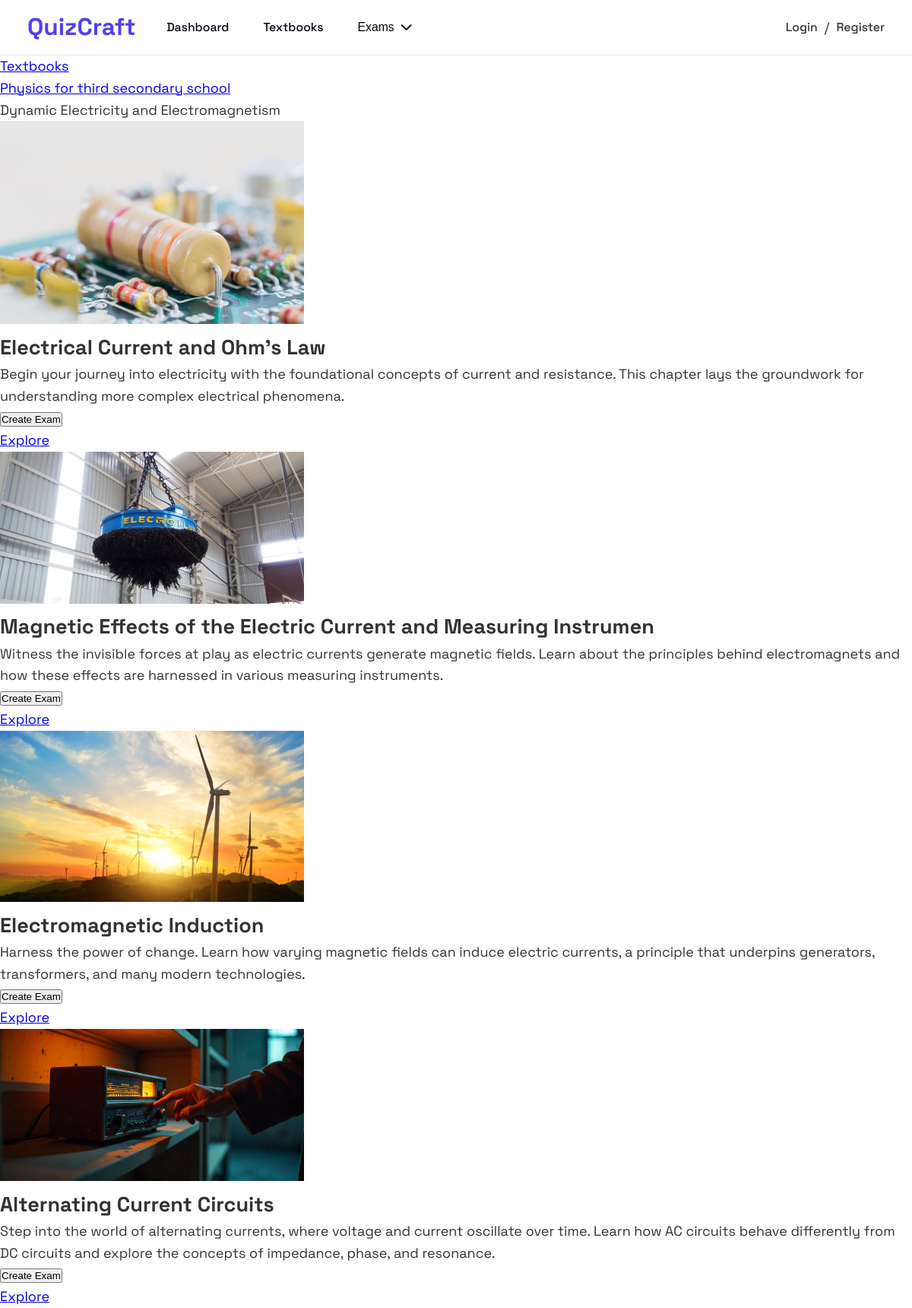
The app's page /unit/1/chapters with its own data.
### scope/models.py (models this page shows, shortened)
class TextBook(models.Model):
    title = models.CharField(max_length=256)
    caption = models.TextField(blank=True, default="")
    cover = models.ImageField(null=True, blank=True)
    @property
    def url(self):
        return reverse("units", kwargs={"textbook_id": self.pk})

class Unit(models.Model):
    textbook = models.ForeignKey(
        TextBook,
        on_delete=models.CASCADE,
        related_name="units",
        related_query_name="unit",
    )
    title = models.CharField(max_length=256)
    caption = models.TextField(blank=True, default="")
    cover = models.ImageField(null=True, blank=True)
    in_scope_order = models.PositiveSmallIntegerField(default=1)
    class Meta:
        ordering = ["in_scope_order"]
        constraints = [
            models.UniqueConstraint(
                fields=["textbook", "in_scope_order"],
                name="unique_unit_order_in_textbook",
            )
        ]

class Chapter(models.Model):
    unit = models.ForeignKey(
        Unit,
        on_delete=models.CASCADE,
        related_name="chapters",
        related_query_name="chapter",
    )
    title = models.CharField(max_length=256)
    caption = models.TextField(blank=True, default="")
    cover = models.ImageField(null=True, blank=True)
    in_scope_order = models.PositiveSmallIntegerField(default=1)
    class Meta:
        ordering = ["unit__in_scope_order", "in_scope_order"]
        constraints = [
            models.UniqueConstraint(
                fields=["unit", "in_scope_order"], name="unique_chapter_order_in_unit"
            )
        ]
    @property
    def url(self):
        return reverse("lessons", kwargs={"chapter_id": self.pk})
    @property
    def type(self):
        return "Chapter"

### scope/views.py (the view)
# urls.py: path("unit/<int:unit_id>/chapters", chapters, name="chapters"),
def chapters(request, unit_id):
    unit = get_object_or_404(Unit, id=unit_id)
    chapters = Chapter.objects.filter(unit=unit).prefetch_related("unit__textbook")
    return render(
        request,
        "scope/index.html",
        context={
            "title": unit.title,
            "scopes": chapters,
            "breadcrumbs": [unit.textbook, unit],
        },
    )

### scope/templates/scope/index.html (shortened to what this page needs)
{% extends "base.html" %}
{% load static %}
{% block css %}
<link rel="stylesheet" href="{% static 'css/base.css' %}">
<link rel="stylesheet" href="{% static 'css/header.css' %}">
<link rel="stylesheet" href="https://cdnjs.cloudflare.com/ajax/libs/font-awesome/6.0.0-beta3/css/all.min.css">
{% endblock css %}
{% block content %}
{% include "components/header.html" %}
<main>
  <div class="breadcrumbs">
    <ul>
      <li>
        {% if not breadcrumbs %}
          Textbooks
        {% else %}
          <a href="{% url 'home' %}">Textbooks</a>
        {% endif %}
      </li>
      {% for breadcrumb in breadcrumbs %}
        <li>
          {% if forloop.last %}
            {{ breadcrumb.title }}
          {% else %}
            <a href="{{ breadcrumb.url }}">{{ breadcrumb.title }}</a>
          {% endif %}
        </li>
      {% endfor %}
    </ul>
  </div>
  <div class="cards">
    {% for scope in scopes %}
      {% include "components/card.html" with scope=scope %}
    {% endfor %}
  </div>
</main>
{% endblock content %}

### templates/base.html (shortened to what this page needs)
{% load static %}
<!DOCTYPE html>
<html lang="en">
  <head>
    {% block css %}
    {% endblock css %}
  </head>
  <body>
    {% block content %}
    {% endblock content %}
  </body>
</html>

### templates/components/header.html (shortened to what this page needs)
{% load static %}
<header class="main-header">
  <div class="header-container">
    <div class="header-content">
      <div class="header-left-content">
        <a href="{% url 'home' %}" class="logo">
          <span>QuizCraft</span>
        </a>
        <nav class="main-nav">
          <ul>
            <li>
              <a href="#">Dashboard</a>
            </li>
            <li>
              <a href="#">Textbooks</a>
            </li>
            <li>
              <button class="header-exam-button">
                <span>Exams</span>
                <i class="fa-solid fa-chevron-down"></i>
              </button>
            </li>
          </ul>
        </nav>
      </div>
      <div class="header-right-content">
        {% if user.is_authenticated %}
        <strong>{{ user.username }}</strong>
        {% include "components/logout_button.html" %}
        {% else %}
        <a href="{% url 'login' %}">Login</a>
        <span>/</span>
        <a href="{% url 'register' %}">Register</a>
        {% endif %}
      </div>
    </div>
  </div>
</header>

### templates/components/card.html (shortened to what this page needs)
<div class="card">
  <div class="cover">
    <img src="{% if scope.cover %}{{ scope.cover.url }}{% endif %}" alt="{{ scope.title }}" />
  </div>
  <div class="card-content">
    <h2 class="title">{{ scope.title }}</h2>
    <p>{{ scope.caption }}</p>
    <div class="card-actions">
      <form action="{% url "exam-create" %}" method="post">
        <button type="submit" class="create-exam-btn">Create Exam</button>
      </form>
      <a class="explore-btn" href="{{scope.url}}">Explore</a>
    </div>
  </div>
</div>

### static/css/base.css (style rules this page uses)
:root { --background: hsl(0, 0%, 100%); --foreground: hsl(222.2, 84%, 4.9%); --card: hsl(0, 0%, 100%); --card-foreground: hsl(222.2, 84%, 4.9%); --popover: hsl(0, 0%, 100%); --popover-foreground: hsl(222.2, 84%, 4.9%); --primary: hsl(246, 84%, 59%); --primary-foreground: hsl(210, 40%, 98%); --secondary: hsl(210, 40%, 96.1%); --secondary-foreground: hsl(222.2, 47.4%, 11.2%); --muted: hsl(210, 40%, 96.1%); --muted-foreground: hsl(215.4, 16.3%, 46.9%); --accent: hsl(173, 85%, 32%); --accent-foreground: hsl(210, 40%, 98%); --destructive: hsl(0, 84.2%, 60.2%); --destructive-foreground: hsl(210, 40%, 98%); --border: hsl(214.3, 31.8%, 91.4%); --input: hsl(214.3, 31.8%, 91.4%); --ring: hsl(222.2, 84%, 4.9%); --radius: 0.5rem; --sidebar-background: hsl(0, 0%, 98%); --sidebar-foreground: hsl(240, 5.3%, 26.1%); --sidebar-primary: hsl(240, 5.9%, 10%); --sidebar-primary-foreground: hsl(0, 0%, 98%); --sidebar-accent: hsl(240, 4.8%, 95.9%); --sidebar-accent-foreground: hsl(240, 5.9%, 10%); --sidebar-border: hsl(220, 13%, 91%); --sidebar-ring: hsl(217.2, 91.2%, 59.8%); }
* { box-sizing: border-box; margin: 0; padding: 0; }
html { font-family: 'spacegrotesk', sans-serif; font-weight: 400; font-size: 18px; }
body { min-height: 100vh; width: 100%; background-color: var(--teriary-background-color); color: #333; line-height: 1.6; }

### static/css/header.css (style rules this page uses)
.main-header { background-color: white; --tw-bg-opacity: 1; border-bottom: 1px solid rgb(229 231 235); position: sticky; top: 0; z-index: 10; }
.header-container { max-width: 70rem; margin-left: auto; margin-right: auto; padding-left: 1rem; padding-right: 1rem; }
@media (min-width: 640px) { .header-container { padding-left: 1.5rem; padding-right: 1.5rem; } }
@media (min-width: 1024px) { .header-container { padding-left: 2rem; padding-right: 2rem; } }
.header-content { display: flex; justify-content: space-between; height: 4rem; }
.header-left-content { display: flex; align-items: center; }
.main-nav { display: none; }
@media (min-width: 1024px) { .main-nav { display: block; } }
.main-nav>ul { display: flex; align-items: center; gap: 1rem; margin-left: 1.5rem; list-style: none; }
.main-nav>ul>li { display: flex; align-items: center; gap: 0.5rem; cursor: pointer; position: relative; }
@media (min-width: 1024px) { .header-right-content { display: flex; } }

### records on screen
TextBook: title "Physics for third secondary school"
Unit: title "Dynamic Electricity and Electromagnetism"
Chapter: cover (picture), title "Electrical Current and Ohm’s Law", caption "Begin your journey into electricity with the foundational concepts of current and resistance. This chapter lays the groundwork for understanding more complex electrical phenomena."
Chapter: cover (picture), title "Magnetic Effects of the Electric Current and Measuring Instrumen", caption "Witness the invisible forces at play as electric currents generate magnetic fields. Learn about the principles behind electromagnets and how these effects are harnessed in various measuring instruments."
Chapter: cover (picture), title "Electromagnetic Induction", caption "Harness the power of change. Learn how varying magnetic fields can induce electric currents, a principle that underpins generators, transformers, and many modern technologies."
Chapter: cover (picture), title "Alternating Current Circuits", caption "Step into the world of alternating currents, where voltage and current oscillate over time. Learn how AC circuits behave differently from DC circuits and explore the concepts of impedance, phase, and resonance."
